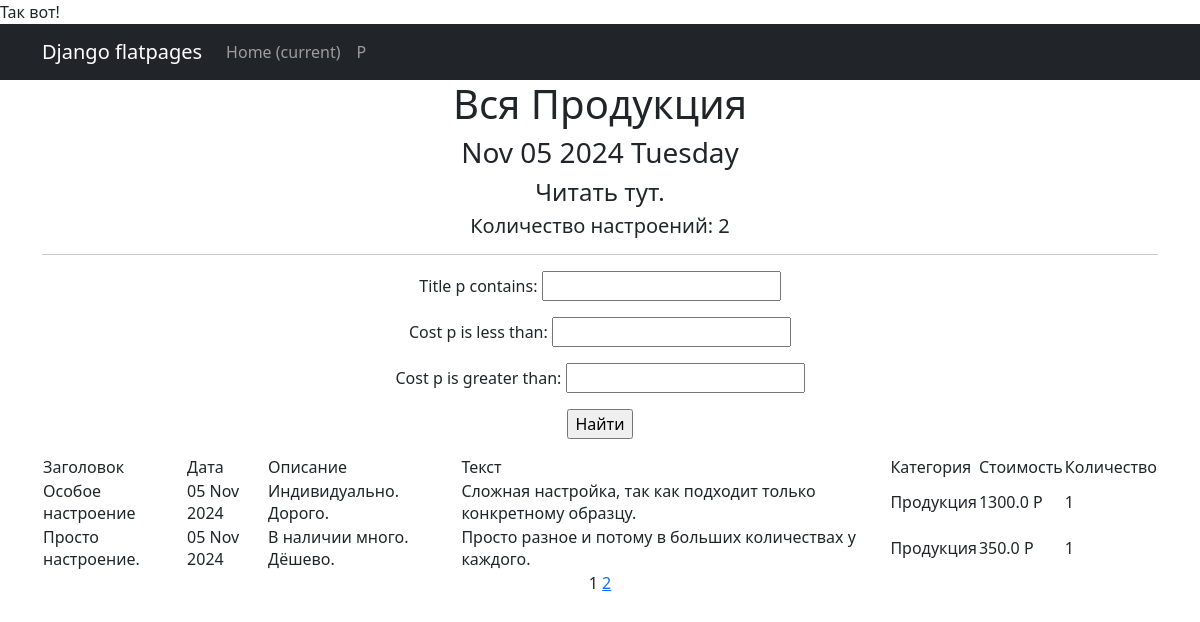
Screenshot of /p/ with the database file from the repository.
### simpleapp/models.py (models this page shows, shortened)
class P(models.Model):
    title_p = models.CharField(max_length=64, unique=True, )
    description_p = models.TextField()
    text_p = models.TextField()
    quantity_p = models.IntegerField(validators=[MinValueValidator(0)], )
    cost_p = models.FloatField(validators=[MinValueValidator(0.0),])
    category_p = models.ForeignKey(to='Category', on_delete=models.CASCADE, related_name='product', )
    datetime_p = models.DateTimeField(auto_now_add=True, )

class Category(models.Model):
    title_category = models.CharField(max_length=64, unique=True, )
    def __str__(self):
        return self.title_category.title()

### simpleapp/views.py (the view)
# urls.py: urlpatterns = [path('p/', PList.as_view()),
class PList(ListView):
    model = P
    ordering = 'title_p'
    template_name = "flatpages/p.html"
    context_object_name = 'p'
    paginate_by = 2
    def get_queryset(self):
        queryset = super().get_queryset()
        self.filterset = PFilter(self.request.GET, queryset)
        return self.filterset.qs
    def get_context_data(self, p=None, **kwargs):
        context = super().get_context_data(**kwargs)
        context['time_now'] = datetime.utcnow()
        context['next_sale'] = None
        context['filterset'] = self.filterset
        return context

### simpleapp/templatetags/censor_filters.py (called while the page is built)
@register.filter()
def censura(value):
    words = value.split()
    for i in range(len(words)):
        if words[i].lower() in CENSURA:
            words[i] = words[i][0] + '*' * (len(words[i]) - 1)
    return ' '.join(words)

### simpleapp/templatetags/custom_filters.py (called while the page is built)
@register.filter()
def curs(value, code='рублей'):
    postfix = BALLS[code]
    return f'{value} {postfix}'

### simpleapp/templatetags/custom_tags.py (called while the page is built)
@register.simple_tag()
def current_time(format_string='%b %d %Y %A'):
    return datetime.utcnow().strftime(format_string)

### simpleapp/templates/flatpages/p.html (shortened to what this page needs)
{% extends 'flatpages/default.html' %}
{% load custom_filters %}!
{% load censor_filters %}
{% load custom_tags %}
{% block content %}
    <h1>Вся Продукция</h1>
    <h3>{% current_time '%b %d %Y %A' %}</h3>
    <h4>{{ next_sale|default_if_none:"Читать тут." }}</h4>
    <td><h5>Количество настроений: {{ p|length }}</h5></td>
    <hr>
    <form action="" method="get">
        {{ filterset.form.as_p }}
        <input type="submit" value="Найти" />
    </form>
    {% if p %}
        <table>
            <tr>
                <td>Заголовок</td>
                <td>Дата</td>
                <td>Описание</td>
                <td>Текст</td>
                <td>Категория</td>
                <td>Стоимость</td>
                <td>Количество</td>
            </tr>
            {% for p in p %}
            <tr>
                <td>{{ p.title_p|censura }}</td>
                <td>{{ time_now|date:'d M Y' }}</td>
                <td>{{ p.description_p }}</td>
                <td>{{ p.text_p|truncatewords:11|censura }}</td>
                <td>{{ p.category_p }}</td>
                <td>{{ p.cost_p|curs:"рублей" }}</td>
                <td>{{ p.quantity_p }}</td>
            </tr>
            {% endfor %}
        </table>
    {% else %}
        <h2>Продукции нет</h2>
    {% endif %}
    {{ page_obj.number }}
    {% if page_obj.has_next %}
        <a href="?page={{ page_obj.next_page_number }}">{{ page_obj.next_page_number }}</a>
    {% endif %}
{% endblock content %}

### simpleapp/templates/flatpages/default.html (shortened to what this page needs)
<!DOCTYPE html>
<html lang="en">
    <head>
        {% load static %}
        <link href="{% static 'css/styles.css' %}" rel="stylesheet" />
    </head>
    <body>
        <nav class="navbar navbar-expand-lg navbar-dark bg-dark static-top">
   <div class="container">
       <a class="navbar-brand" href="#">Django flatpages</a>
       <div class="collapse navbar-collapse" id="navbarResponsive">
           <ul class="navbar-nav ml-auto">
               <li class="nav-item active">
                   <a class="nav-link" href="#">Home
                       <span class="sr-only">(current)</span>
                   </a>
               </li>
               <li class="nav-item">
                   <a class="nav-link" href="/p/">P</a>
               </li>
           </ul>
       </div>
   </div>
</nav>
        <div class="container">
            <div class="row">
                <div class="col-lg-12 text-center">
                    {% block content %}
                    {% endblock content %}
                </div>
            </div>
        </div>
    </body>
</html>

### rows the page displays
P: title_p|censura "Особое настроение", time_now "05 Nov 2024", description_p "Индивидуально. Дорого.", text_p|censura "Сложная настройка, так как подходит только конкретному образцу.", category_p "Продукция", cost_p|curs "1300.0 P", quantity_p "1"
P: title_p|censura "Просто настроение.", time_now "05 Nov 2024", description_p "В наличии много. Дёшево.", text_p|censura "Просто разное и потому в больших количествах у каждого.", category_p "Продукция", cost_p|curs "350.0 P", quantity_p "1"

### other values shown
{{ next_sale|default_if_none:"Читать тут." }} "Читать тут."
{{ p|length }} "2"
{{ page_obj.number }} "1"
{{ page_obj.next_page_number }} "2"
